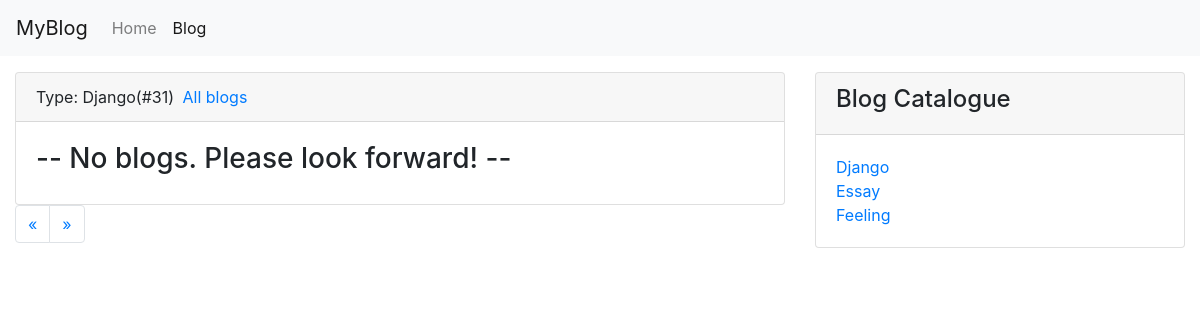
The page /blog/type/1 on the database its author committed.
### blog/models.py (models this page shows, shortened)
class BlogType(models.Model):
    type_name = models.CharField(max_length=15)

### blog/views.py (the view)
# urls.py: path('type/<int:blog_type_pk>', views.blogs_with_type, name='blogs_with_type')
def blogs_with_type(request, blog_type_pk):
    content = {}
    blog_type = get_object_or_404(BlogType, pk=blog_type_pk)
    content['blog_type'] = blog_type
    content['blogs'] = Blog.objects.filter(blog_type=blog_type)
    content['blog_types'] = BlogType.objects.all()
    return render(request, 'blog/blogs_with_type.html', content)

### blog/templates/blog/blogs_with_type.html (shortened to what this page needs)
{% extends 'blog/blog_list.html' %}
{% block blog_list_title %}
    Type:&nbsp{{blog_type.type_name}}(#{{ blogs|length }})
    <a class="pl-1" href="{% url 'blog_list' %}">All blogs</a>
{% endblock %}

### blog/templates/blog/blog_list.html (shortened to what this page needs)
{% extends 'base.html' %}
{% block header_extends %}
<link rel="stylesheet" href="/static/css/blog.css">
{% endblock %}
{% block nav_blog_active %}
active
{% endblock %}
{% block content %}
<div class="container-fluid">
    <div class="row mt-3">
        <div class="col-sm-8">
            <div class="card">
                <div class="card-header">
                    {% block blog_list_title %}{% endblock %}
                </div>
                <div class="card-body">
                    {% for blog in page_of_blogs.object_list %}
                    <div class="blog">
                        <h3><a href="{% url 'blog_detail' blog.pk %}">{{ blog.title }} </a></h3>
                        <p class="blog-info">
                            <i class="fas fa-tag mr-1"></i> <a class="mr-3"
                                href="{% url 'blogs_with_type' blog.blog_type.pk %}">{{blog.blog_type}}</a>
                            <i class="fas fa-clock mr-1"></i>{{blog.created_time|date:'m/d/Y'}}
                        </p>
                        <p>{{ blog.content|truncatechars:120 }}</p>
                    </div>
                    {% empty %}
                    <div class="blog">
                        <h3>-- No blogs. Please look forward! --</h3>
                    </div>
                    {% endfor %}
                </div>
            </div>
            <div>
                <ul class="pagination">
                    {% if page_of_blogs.has_previous %}
                    <li class="page-item">
                        <a class="page-link" href="?page={{ page_of_blogs.previous_page_number }}">&laquo;</a>
                    </li>
                    {% else %}
                    <li class="page-item"><a class="page-link" href="?page=1">&laquo;</a></li>
                    {% endif %}
                    {% if page_of_blogs.has_next %}
                    <li class="page-item">
                        <a class="page-link" href="?page={{ page_of_blogs.next_page_number }}">&raquo;</a>
                    </li>
                    {% else %}
                    <li class="page-item"><a class="page-link" href="?page={{ page_of_blogs.paginator.num_pages }}">&raquo;</a></li>
                    {% endif %}
                </ul>
            </div>
        </div>
        <div class="d-none d-sm-block col-sm-4">
            <div class="card">
                <div class="card-header">
                    <h4>Blog Catalogue</h4>
                </div>
                <div class="card-body">
                    <ul class="m-0 p-0 blog-type">
                        {% for blog_type in blog_types %}
                        <li>
                            <a href="{% url 'blogs_with_type' blog_type.pk %}">{{ blog_type.type_name }}</a>
                        </li>
                        {% empty %}
                        <li>No catalogue</li>
                        {% endfor %}
                    </ul>
                </div>
            </div>
        </div>
    </div>
</div>
{% endblock %}

### static/css/blog.css (style rules this page uses)
ul.blog-type { list-style-type: none; }

### rows shown on the page
BlogType: type_name "Django"
BlogType: type_name "Essay"
BlogType: type_name "Feeling"

### other values the page prints
{{ blogs|length }} "31"
